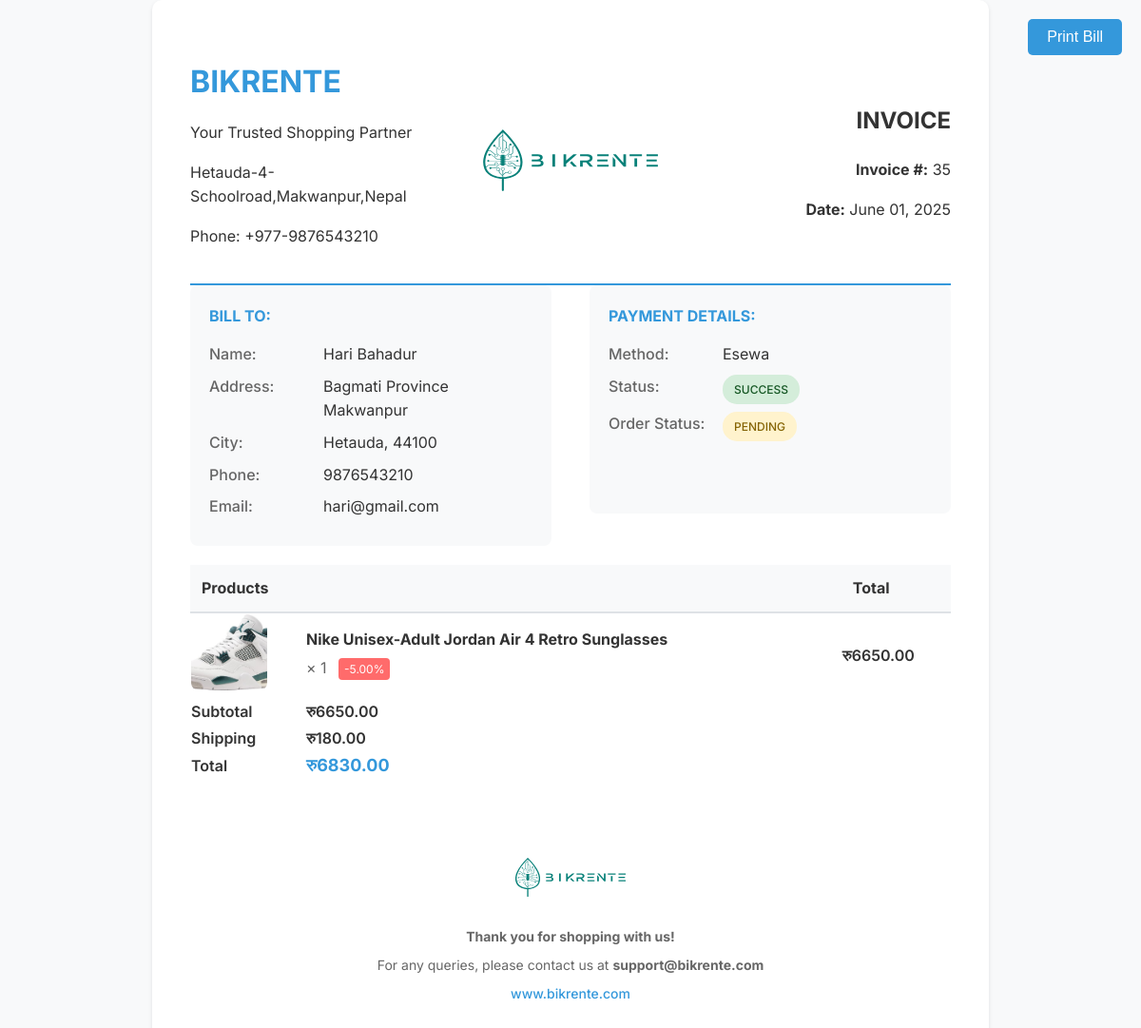
Screenshot of /generate-bill/35/ (signed in) with the database file from the repository.
### shopapp/models.py (models this page shows, shortened)
class Order(models.Model):
    STATUS_CHOICES = [
        ("Pending", "Pending"),
        ("Completed", "Completed"),
        ("Cancelled", "Cancelled"),
    ]
    user = models.ForeignKey(User, on_delete=models.CASCADE, related_name="orders")
    products = models.ManyToManyField(Product, through="OrderItem")
    total_price = models.DecimalField(max_digits=10, decimal_places=2)
    shipping_price = models.DecimalField(max_digits=5, decimal_places=2, default=0)
    created_at = models.DateTimeField(auto_now_add=True)
    status = models.CharField(max_length=50, choices=STATUS_CHOICES, default="Pending")
    payment=models.BooleanField(default=False)
    customer_name = models.CharField(max_length=255,default="Default User")
    customer_address = models.TextField(default="Unknown Address")
    city = models.CharField(max_length=100,null=True)
    postcode = models.CharField(max_length=20,null=True)
    phone = models.CharField(max_length=20,null=True)
    customer_email = models.EmailField(null=True)
    order_note = models.TextField(blank=True, null=True)
    def get_payment_status(self):
        transaction = self.transactions.filter(status="Success").first()
        if transaction:
            return transaction.status
        return "No Payment Info"
    def get_payment_method(self):
        transaction = self.transactions.first()
        if transaction:
            return transaction.payment_method
        return "Not Specified"
    def can_generate_bill(self):
        has_successful_transaction = self.transactions.filter(status="Success").exists()
        return has_successful_transaction

class Transaction(models.Model):
    STATUS_CHOICES = [
        ("Pending", "Pending"),
        ("Success", "Success"),
        ("Failed", "Failed"),
    ]
    PAYMENT_METHODS = [
        ("Esewa", "Esewa"),
        ("PayPal", "PayPal"),
        ("Khalti", "Khalti"),  # Add if supporting more gateways later
        ("Cash on Delivery", "Cash on Delivery"),
    ]
    order = models.ForeignKey(Order, on_delete=models.CASCADE, related_name="transactions")
    user = models.ForeignKey(User, on_delete=models.CASCADE, related_name="transactions")
    payment_method = models.CharField(max_length=50, choices=PAYMENT_METHODS, default="Esewa")
    amount = models.DecimalField(max_digits=10, decimal_places=2)
    esewa_transaction_id = models.CharField(max_length=50, blank=True, null=True, help_text="eSewa Txn ID")
    status = models.CharField(max_length=20, choices=STATUS_CHOICES, default="Pending")
    created_at = models.DateTimeField(auto_now_add=True)
    updated_at = models.DateTimeField(auto_now=True)

class OrderItem(models.Model):  # Changed from OrderItems to OrderItem
    order = models.ForeignKey(Order, on_delete=models.CASCADE,related_name="items")
    product = models.ForeignKey(Product, on_delete=models.CASCADE)
    quantity = models.PositiveIntegerField(default=1)
    price = models.DecimalField(max_digits=10, decimal_places=2)

class Product(models.Model):
    id=models.AutoField(primary_key=True)
    category = models.ForeignKey(
        Category, on_delete=models.CASCADE, related_name="products"
    )
    name = models.CharField(max_length=255)
    description = models.TextField()
    price = models.DecimalField(max_digits=10, decimal_places=2)
    discount_applied=models.BooleanField(default=False,help_text="Apply discount to this product")
    price_after_discount = models.DecimalField(max_digits=10, decimal_places=2, blank=True, null=True)  # New Field
    brand_name=models.CharField(max_length=255)
    sku = models.CharField(max_length=100, unique=True)
    tags = models.CharField(
        max_length=255,
        blank=True,
        help_text="Comma-separated tags e.g.(tech, makeup, education, etc..)",
    )
    stock = models.PositiveBigIntegerField()
    availability = models.BooleanField(default=True)
    colors = models.CharField(
        max_length=255, blank=True, help_text="Comma seperated colors e.g.()"
    )
    sizes = models.CharField(max_length=255, blank=True,help_text="Comma seperated sizes e.g.(xl, xxl, l, ml etc)")
    image1 = models.ImageField(upload_to="product_images/")
    image2 = models.ImageField(upload_to="product_images/")
    image3 = models.ImageField(upload_to="product_images/", null=True, blank=True)
    image4 = models.ImageField(upload_to="product_images/", null=True, blank=True)
    image5 = models.ImageField(upload_to="product_images/", null=True, blank=True)
    image6 = models.ImageField(upload_to="product_images/", null=True, blank=True)
    likes = models.ManyToManyField(User, related_name="liked_products", blank=True)
    created_at = models.DateTimeField(auto_now_add=True)
    slug = models.SlugField(unique=True, blank=True)  # Add slug field
    is_hot = models.BooleanField(default=False)
    specifications = RichTextField(null=True, blank=True,help_text="Enter table class name as :info__table")
    views_count = models.PositiveIntegerField(default=0)
    sales_count = models.PositiveIntegerField(default=0)
    last_viewed = models.DateTimeField(null=True, blank=True)

class Category(models.Model):
    name = models.CharField(max_length=255)
    image = models.ImageField(
        upload_to='categories',
        help_text="Upload category image (Recommended: 300x300px)",
        default='categories/default.jpeg'  # Provide a default image
    )
    slug = models.SlugField(
        unique=True,
        blank=True,
        help_text="Leave empty for automatic generation from name"
    )  # Remove null=True as it's not needed with blank=True
    discount_percentage = models.DecimalField(
        max_digits=5,
        decimal_places=2,
        default=0.0,
        help_text="Discount percentage for all products in this category (e.g., 10 for 10%)",
    )
    category_discount_apply=models.BooleanField(
        default=False,
        help_text="Enable discount application for products in this category"
    )
    class Meta:
        verbose_name_plural = "Categories"
        ordering = ['name']

### shopapp/views.py (the view)
# urls.py: path('generate-bill/<int:order_id>/', views.generate_bill, name='generate-bill'),
@login_required(login_url='login')
def generate_bill(request, order_id):
    order = get_object_or_404(Order, id=order_id, user=request.user)
    if not order.can_generate_bill():
        messages.error(request, "Bill can only be generated for orders with successful payment.")
        return redirect('user-dashboard')
    context = {
        'order': order,
        'show_print': True  # Flag to show print button
    }
    return render(request, 'shopapp/bill.html', context)

### shopapp/templatetags/bill_extras.py (called while the page is built)
@register.filter
def multiply(value, arg):
    try:
        return Decimal(str(value)) * Decimal(str(arg))
    except:
        return 0

@register.filter
def subtract(value, arg):
    try:
        return Decimal(str(value)) - Decimal(str(arg))
    except:
        return 0

### shopapp/templates/shopapp/bill.html (shortened to what this page needs)
{% load static %}
{% load bill_extras %}
<!DOCTYPE html>
<html>
<head>
<link rel="stylesheet" href=" {% static 'css/bill-gen-page.css' %} ">
</head>
<body>
    {% if show_print %}
    <button onclick="window.print()" class="print-button no-print">
         Print Bill
    </button>
    {% endif %}
    <div class="invoice-container">
        <div class="header-content">
            <div class="store-info">
                <h1>BIKRENTE</h1>
                <p>Your Trusted Shopping Partner</p>
                <p>Hetauda-4-Schoolroad,Makwanpur,Nepal</p>
                <p>Phone: +977-9876543210</p>
            </div>
            <img src="{% static 'images/logo.svg' %}" alt="Bikrante Logo" class="invoice-logo">
            <div class="bill-info">
                <h2>INVOICE</h2>
                <p><strong>Invoice #:</strong> {{ order.id }}</p>
                <p><strong>Date:</strong> {{ order.created_at|date:"F d, Y" }}</p>
            </div>
        </div>
        <div class="two-columns">
            <div class="column">
                <div class="details-box">
                    <h3>Bill To:</h3>
                    <div class="detail-row">
                        <span class="label">Name:</span>
                        <span class="value">{{ order.customer_name }}</span>
                    </div>
                    <div class="detail-row">
                        <span class="label">Address:</span>
                        <span class="value">{{ order.customer_address }}</span>
                    </div>
                    <div class="detail-row">
                        <span class="label">City:</span>
                        <span class="value">{{ order.city }}{% if order.postcode %}, {{ order.postcode }}{% endif %}</span>
                    </div>
                    <div class="detail-row">
                        <span class="label">Phone:</span>
                        <span class="value">{{ order.phone }}</span>
                    </div>
                    <div class="detail-row">
                        <span class="label">Email:</span>
                        <span class="value">{{ order.customer_email }}</span>
                    </div>
                </div>
            </div>
            <div class="column">
                <div class="details-box">
                    <h3>Payment Details:</h3>
                    <div class="detail-row">
                        <span class="label">Method:</span>
                        <span class="value">{{ order.get_payment_method }}</span>
                    </div>
                    <div class="detail-row">
                        <span class="label">Status:</span>
                        <span class="value">
                            <span class="status-badge status-{{ order.get_payment_status|lower }}">
                                {{ order.get_payment_status }}
                            </span>
                        </span>
                    </div>
                    <div class="detail-row">
                        <span class="label">Order Status:</span>
                        <span class="value">
                           <span class="status-badge status-{{ order.status|lower }}">
                            {{ order.status }}
                           </span>
                        </span>
                    </div>
                </div>
            </div>
        </div>
        <table class="order__table">
            <thead>
                <tr>
                    <th colspan="2">Products</th>
                    <th>Total</th>
                </tr>
            </thead>
            <tbody>
                {% for item in order.items.all %}
                <tr>
                    <td>
                        <img src="{{ item.product.image1.url }}"
                             alt="{{ item.product.name }}"
                             class="order__img">
                    </td>
                    <td>
                        <h3 class="table__title">{{ item.product.name }}</h3>
                        <p class="table__quantity">
                            × {{ item.quantity }}
                            {% if item.product.category.discount_percentage > 0 %}
                            <span class="discount-badge">
                                -{{ item.product.category.discount_percentage }}%
                            </span>
                            {% endif %}
                        </p>
                    </td>
                    <td>
                        <span class="table__price">रु{{ item.price|multiply:item.quantity }}</span>
                    </td>
                </tr>
                {% endfor %}
                <tr>
                    <td><span class="order__subtitle">Subtotal</span></td>
                    <td colspan="2">
                        <span class="table__price">रु{{ order.total_price|subtract:order.shipping_price }}</span>
                    </td>
                </tr>
                <tr>
                    <td><span class="order__subtitle">Shipping</span></td>
                    <td colspan="2">
                        <span class="table__price">रु{{ order.shipping_price }}</span>
                    </td>
                </tr>
                <tr>
                    <td><span class="order__subtitle">Total</span></td>
                    <td colspan="2">
                        <span class="order__grand-total">रु{{ order.total_price }}</span>
                    </td>
                </tr>
            </tbody>
        </table>
        <div class="footer">
            <img src="{% static 'images/logo.svg' %}" alt="Bikrente Logo" class="footer-logo">
            <p><strong>Thank you for shopping with us!</strong></p>
            <p>For any queries, please contact us at <strong>support@bikrente.com</strong></p>
            <p class="website">www.bikrente.com</p>
        </div>
    </div>
</body>
</html>

### shopapp/static/css/bill-gen-page.css (style rules this page uses)
body { font-family: 'Inter', sans-serif; line-height: 1.6; color: #333; background: #f8f9fa; margin: 0; padding: 0 20px; }
.print-button { position: fixed; top: 20px; right: 20px; padding: 10px 20px; background: #3498db; color: white; border: none; border-radius: 5px; cursor: pointer; font-size: 16px; z-index: 1000; }
.invoice-container { max-width: 800px; margin: 0 auto; background: white; padding: 40px; border-radius: 10px; box-shadow: 0 2px 4px rgba(0,0,0,0.1); }
.order__table { width: 100%; border-collapse: collapse; margin: 0px 0; }
.order__table th { background: #f8f9fa; padding: 12px; text-align: left; border-bottom: 2px solid #dee2e6; }
.order__img { width: 80px; height: 80px; object-fit: cover; border-radius: 8px; }
.table__title { margin: 0; font-size: 16px; color: #333; }
.table__quantity { color: #666; margin: 5px 0; }
.table__price { font-weight: 600; color: #333; }
.order__subtitle { font-weight: 600; color: #333; }
.order__grand-total { font-size: 18px; font-weight: 700; color: #3498db; }
.invoice-logo { position: absolute; left: 50%; top: 50%; transform: translate(-50%, -50%); width: 190px; height: 190px; object-fit: contain; margin: 0; }
.header-content { display: flex; justify-content: space-between; align-items: center; padding: 20px 0; border-bottom: 2px solid #3498db; position: relative; }
.store-info, .bill-info { width: 35%; z-index: 1; }
.store-info h1 { color: #3498db; margin: 0; }
.bill-info { text-align: right; }
.two-columns { display: flex; justify-content: space-between; gap: 40px; margin-bottom: 0px; }
.column { flex: 1; }
.details-box { background: #f8f9fa; padding: 20px; border-radius: 8px; margin-bottom: 20px; min-height: 200px; }
.details-box h3 { color: #3498db; margin-top: 0; margin-bottom: 15px; font-size: 16px; text-transform: uppercase; }
.details-box .detail-row { display: flex; margin-bottom: 8px; }
.details-box .label { width: 120px; color: #666; font-weight: 500; }
.details-box .value { color: #333; flex: 1; }
.status-badge { display: inline-block; padding: 6px 12px; border-radius: 15px; font-weight: 500; text-transform: uppercase; font-size: 12px; }
.status-success { background: #d4edda; color: #155724; }
.status-pending { background: #fff3cd; color: #856404; }
.discount-badge { display: inline-block; background: #ff6b6b; color: white; padding: 2px 6px; border-radius: 4px; font-size: 12px; margin-left: 8px; }
.footer { margin-top: 40px; text-align: center; padding: 30px 0; }
.footer-logo { width: 120px; margin: 0 auto 20px; display: block; }
.footer p { margin: 8px 0; color: #666; font-size: 14px; }
.footer .website { color: #3498db; font-weight: 500; text-decoration: none; }

### rows the page displays
Order: id "35", created_at "June 01, 2025", customer_name "Hari Bahadur", customer_address "Bagmati Province Makwanpur", city "Hetauda", postcode "44100", phone "9876543210", customer_email "hari@gmail.com", get_payment_method "Esewa", get_payment_status "SUCCESS", status "PENDING", total_price|subtract "6650.00", shipping_price "180.00", total_price "6830.00"
OrderItem: product.image1 (picture), product.name "Nike Unisex-Adult Jordan Air 4 Retro Sunglasses", quantity "1", product.category.discount_percentage "5.00", price|multiply "6650.00"
